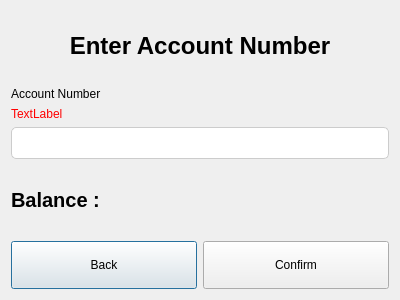
<?xml version="1.0" encoding="UTF-8"?>
<ui version="4.0">
 <class>GetAccBalance</class>
 <widget class="QDialog" name="GetAccBalance">
  <property name="geometry">
   <rect>
    <x>0</x>
    <y>0</y>
    <width>400</width>
    <height>300</height>
   </rect>
  </property>
  <property name="windowTitle">
   <string>Dialog</string>
  </property>
  <layout class="QVBoxLayout" name="verticalLayout_2">
   <item>
    <widget class="QLabel" name="label_4">
     <property name="styleSheet">
      <string notr="true">QLabel{


font-size:24px;

font-weight:500;

}
</string>
     </property>
     <property name="text">
      <string>Enter Account Number</string>
     </property>
     <property name="alignment">
      <set>Qt::AlignCenter</set>
     </property>
    </widget>
   </item>
   <item>
    <layout class="QVBoxLayout" name="verticalLayout">
     <item>
      <widget class="QLabel" name="label">
       <property name="text">
        <string>Account Number</string>
       </property>
      </widget>
     </item>
     <item>
      <widget class="QLabel" name="label_accNumError">
       <property name="styleSheet">
        <string notr="true">QLabel{


color:red;
}</string>
       </property>
       <property name="text">
        <string>TextLabel</string>
       </property>
      </widget>
     </item>
     <item>
      <widget class="QLineEdit" name="lineEdit_accnum">
       <property name="styleSheet">
        <string notr="true">QLineEdit{


height:30px;
outline:none;
border-radius:5px;
border:1px solid #ccc;
padding-left:15px;
font-size:16px;

}</string>
       </property>
      </widget>
     </item>
    </layout>
   </item>
   <item>
    <widget class="QLabel" name="label_balance">
     <property name="styleSheet">
      <string notr="true">QLabel{


font-size:20px;

font-weight:500;

}
</string>
     </property>
     <property name="text">
      <string>Balance : </string>
     </property>
    </widget>
   </item>
   <item>
    <layout class="QHBoxLayout" name="horizontalLayout">
     <item>
      <widget class="QPushButton" name="pushButton_back">
       <property name="styleSheet">
        <string notr="true">QPushButton{


height:40px;


}</string>
       </property>
       <property name="text">
        <string>Back</string>
       </property>
      </widget>
     </item>
     <item>
      <widget class="QPushButton" name="pushButton_confirm">
       <property name="styleSheet">
        <string notr="true">QPushButton{


height:40px;


}</string>
       </property>
       <property name="text">
        <string>Confirm</string>
       </property>
      </widget>
     </item>
    </layout>
   </item>
  </layout>
 </widget>
 <resources/>
 <connections/>
</ui>
